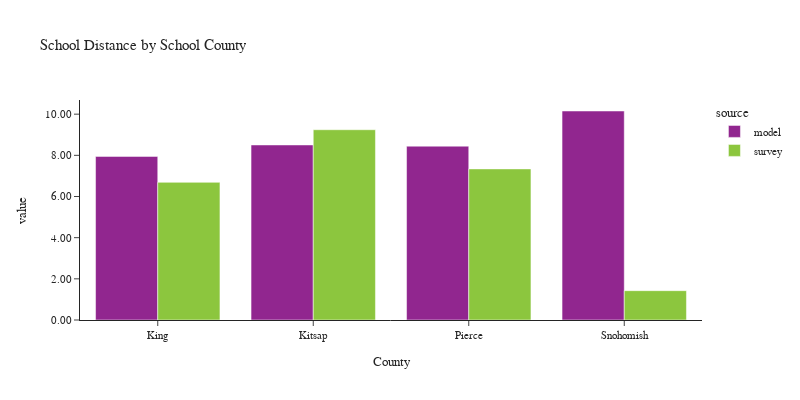

Notebook code for this chart:
### Code cell
plot_school_location(df_students, 'CountyName_school', 'School County', 'County')

### Figure 1 — Plotly figure (JSON) as saved in the notebook; plotly's stock layout.template omitted (floating-point values rounded to 4 significant figures)
{"data": [{"alignmentgroup": "True", "customdata": [[1], [1], [1], [1]], "hovertemplate": "source=model<br>CountyName_school=%{x}<br>value=%{y}<br>sample count=%{customdata[0]}<extra></extra>", "legendgroup": "model", "marker": {"color": "#91268F", "pattern": {"shape": ""}}, "name": "model", "offsetgroup": "model", "orientation": "v", "showlegend": true, "textposition": "auto", "type": "bar", "x": ["King", "Kitsap", "Pierce", "Snohomish"], "xaxis": "x", "y": [7.949, 8.504, 8.446, 10.15], "yaxis": "y"}, {"alignmentgroup": "True", "customdata": [[1], [1], [1], [1]], "hovertemplate": "source=survey<br>CountyName_school=%{x}<br>value=%{y}<br>sample count=%{customdata[0]}<extra></extra>", "legendgroup": "survey", "marker": {"color": "#8CC63E", "pattern": {"shape": ""}}, "name": "survey", "offsetgroup": "survey", "orientation": "v", "showlegend": true, "textposition": "auto", "type": "bar", "x": ["King", "Kitsap", "Pierce", "Snohomish"], "xaxis": "x", "y": [6.689, 9.244, 7.341, 1.425], "yaxis": "y"}], "layout": {"barmode": "group", "font": {"size": 11}, "height": 400, "legend": {"title": {"text": "source"}, "tracegroupgap": 0}, "title": {"text": "School Distance by School County"}, "width": 800, "xaxis": {"anchor": "y", "domain": [0.0, 1.0], "title": {"text": "County"}}, "yaxis": {"anchor": "x", "domain": [0.0, 1.0], "tickformat": ".2f", "title": {"text": "value"}}}}
